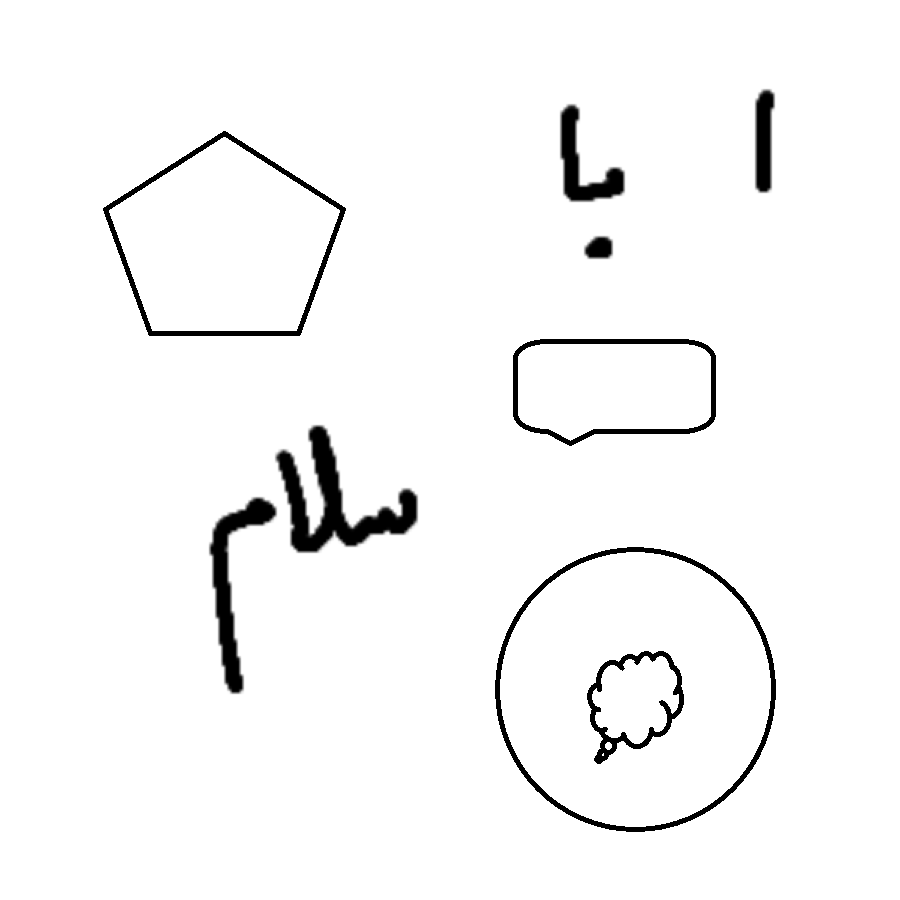
#> input picture session_7/1.png, 900 x 900 px
$ python ml_s7_contouring_writings_with_opencv.py
#> lines starting #> are read from the running program, lines starting #| are printed output that depends on the picture; after the words box and inside, x2 and y2 are one past the last pixel; in counts of white or black regions, pixels touching at a corner belong together
import cv2 as cv
import matplotlib.pyplot as plt

img = cv.imread("1.png")
#> img is the input picture: shape (900, 900, 3); min 0, max 255, mean 246.6

gray = cv.cvtColor(img,cv.COLOR_BGR2GRAY)
ret, result = cv.threshold(gray, 127, 255, cv.THRESH_BINARY_INV)
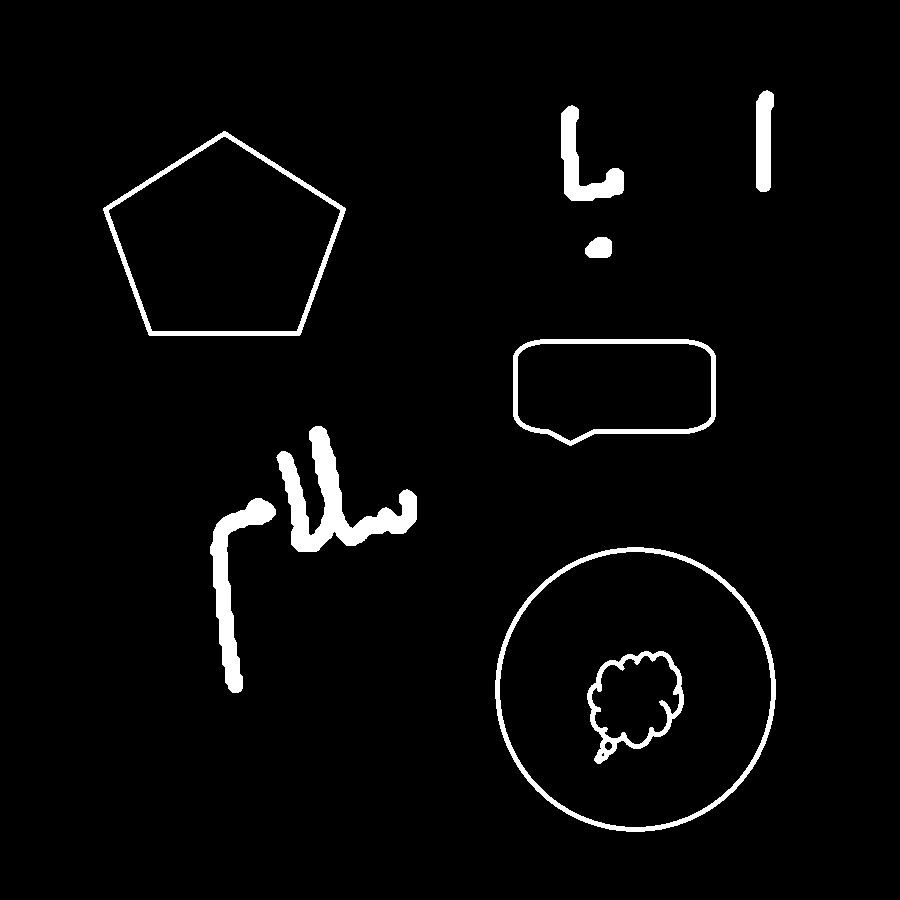
#> result: shape (900, 900); 3.3% white; 9 white regions
contour, hierarchy = cv.findContours(result, cv.RETR_EXTERNAL, cv.CHAIN_APPROX_NONE) ### WE can use cv.CHAIN_APPROX_NONE and cv.CHAIN_APPROX_SIMPLE to contour the letter completely or certain points
#> contour = 8 contours; box (x1, y1, x2, y2) and area: (495, 547, 776, 832) 62416, (103, 131, 346, 336) 34398, (513, 339, 716, 446) 18744, (276, 426, 417, 552) 5664, (210, 498, 276, 693) 3438, (561, 105, 624, 201) 2168, (756, 90, 774, 192) 1400, (585, 237, 612, 258) 436

for i in range(len(contour)):
    cnt = contour[i]
    img = cv.drawContours(img, cnt, -1, (0, 255, 0), 4)
    ### کشیدن مستطیلی که شکل رو احاطه میکنه :
    x,y,w,h = cv.boundingRect(cnt)
    img = cv.rectangle(img, (x,y), (x+w, y+h), (0,0,255), 2)
    # contour area for finding dots .
    print(cv.contourArea(cnt))
    # Croping and saving:
    crop = img[y:y+h, x:x+w]
    cv.imwrite(f"/data/crop{i}.jpg",crop)
    cv.imshow("Image", img)
    cv.imshow("Crop", crop)
    cv.waitKey(0)
#> this loop made 8 passes
#> (x, y, w, h) on passes 1 to 8: (495, 547, 281, 285), (210, 498, 66, 195), (276, 426, 141, 126), (513, 339, 203, 107), (585, 237, 27, 21), (103, 131, 243, 205), (561, 105, 63, 96), (756, 90, 18, 102)
#| 62416.5
#| 3438.5
#| 5664.5
#| 18744.0
#| 436.5
#| 34398.0
#| 2167.5
#| 1400.0
#> pass 1, `img = cv.drawContours(img, cnt, -1, (0, 255, 0), 4)`:
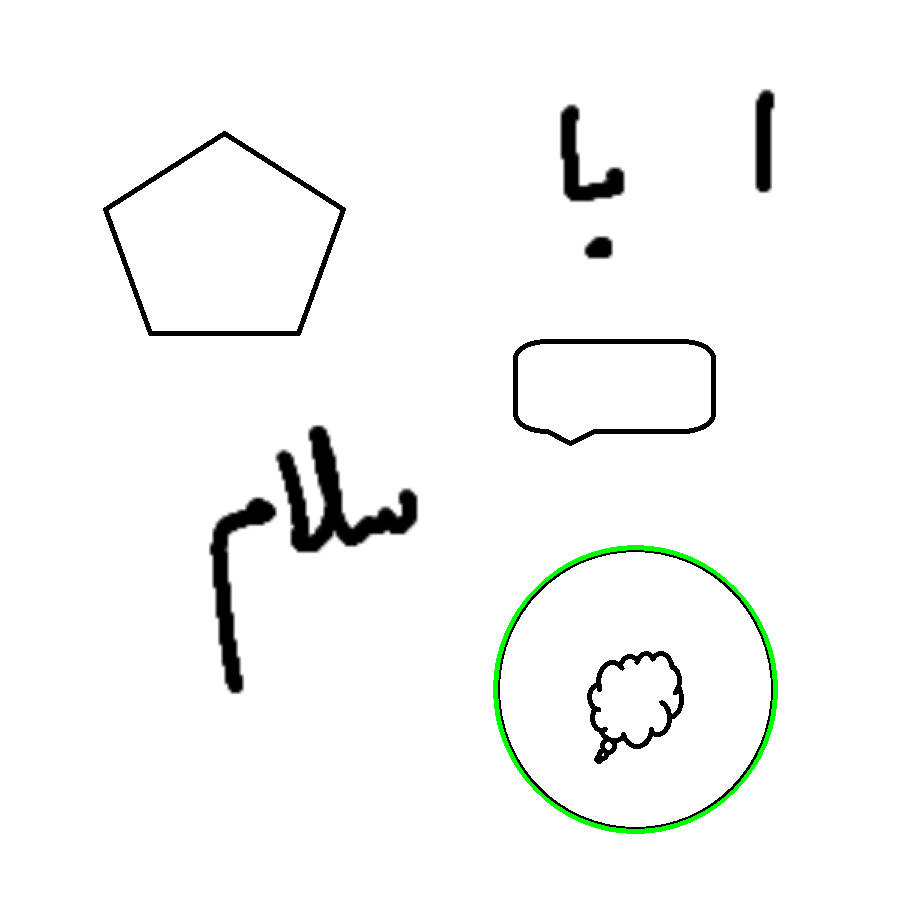
#> img: shape (900, 900, 3); 0.49% of pixels changed, all inside (x1, y1, x2, y2) = (493, 545, 778, 834)
#> pass 1, `img = cv.rectangle(img, (x,y), (x+w, y+h), (0,0,255), 2)`:
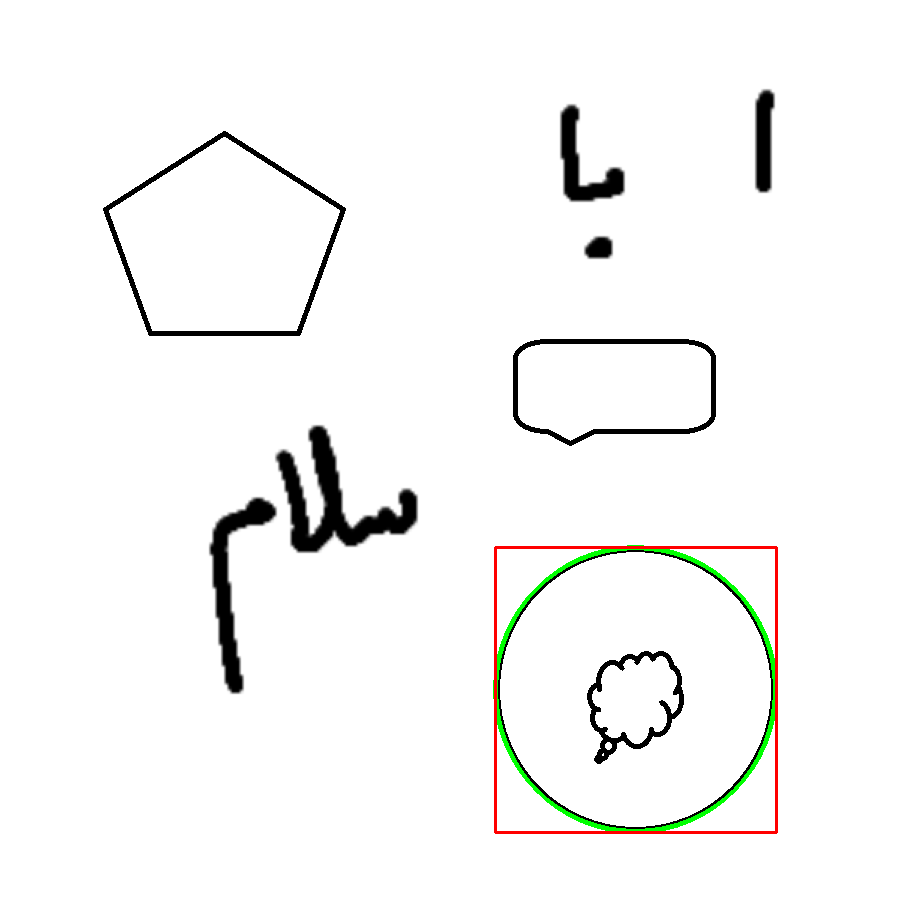
#> img: shape (900, 900, 3); 0.42% of pixels changed, all inside (x1, y1, x2, y2) = (494, 546, 778, 834)
#> pass 1, `crop = img[y:y+h, x:x+w]`:
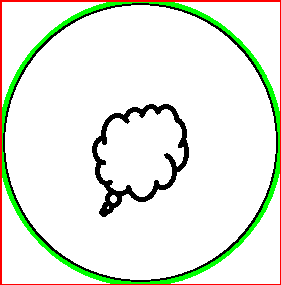
#> crop: shape (285, 281, 3); mean B, G, R 225.7, 236.6, 231.1
#> pass 2, `img = cv.drawContours(img, cnt, -1, (0, 255, 0), 4)`:
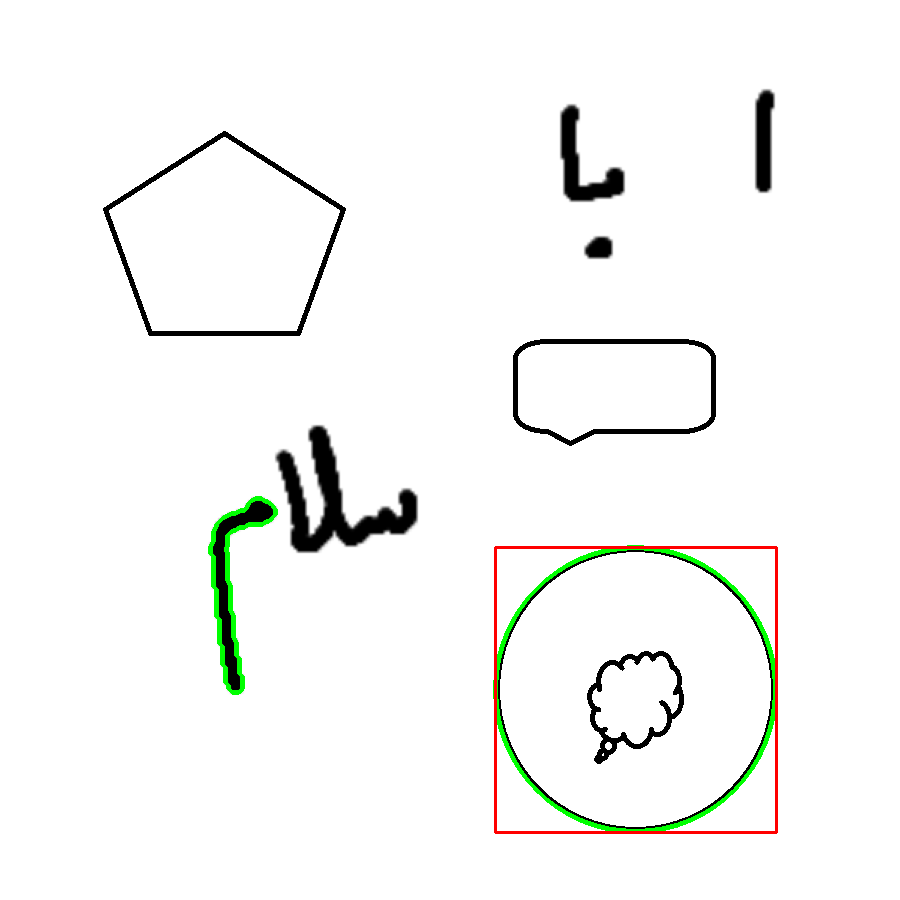
#> img: shape (900, 900, 3); 0.28% of pixels changed, all inside (x1, y1, x2, y2) = (208, 496, 278, 695)
#> after the loop:
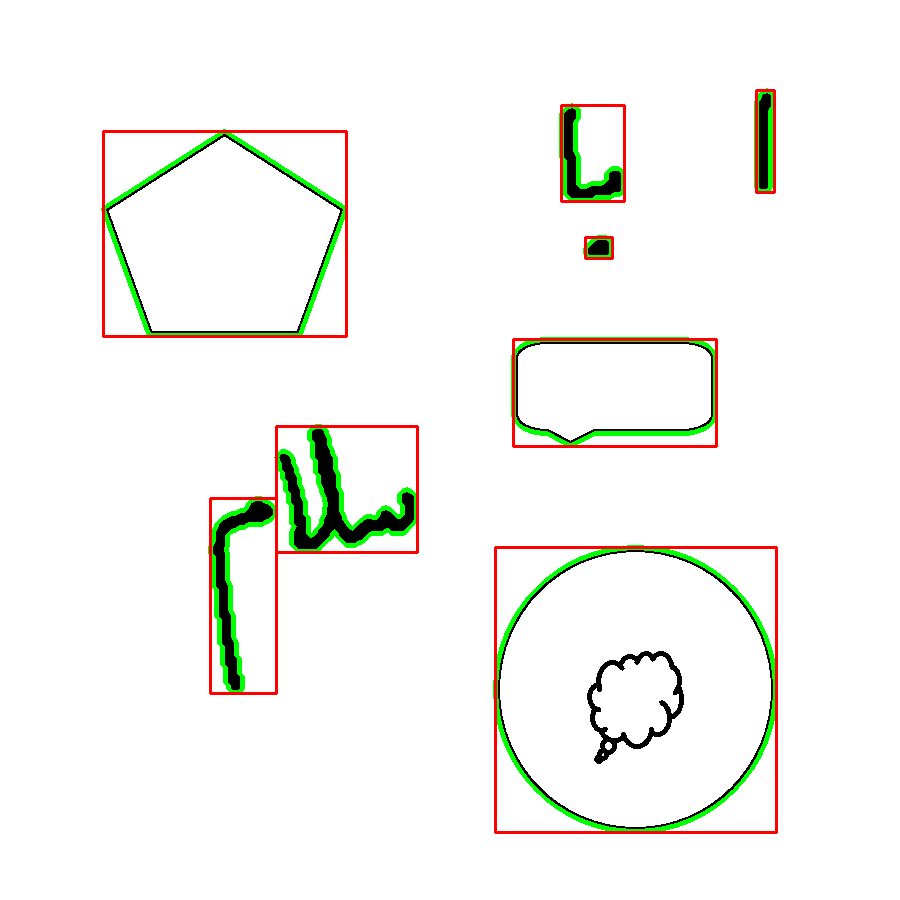
#> img: shape (900, 900, 3); 2.34% of pixels changed, all inside (x1, y1, x2, y2) = (101, 88, 776, 695)
